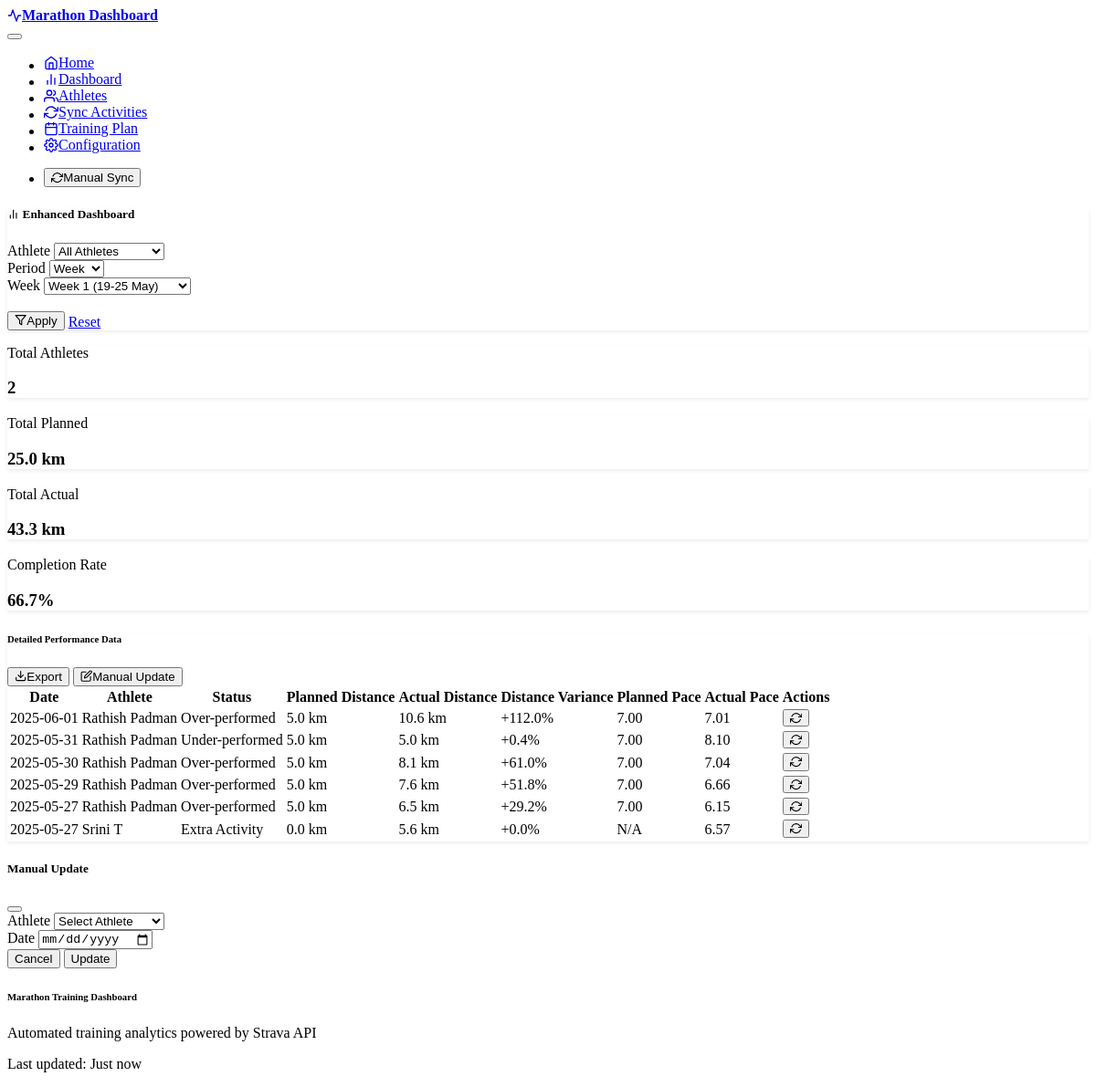
/dashboard, run on the app's committed database.
### models.py (models this page shows)
class DailySummary(db.Model):
    id = db.Column(db.Integer, primary_key=True)
    athlete_id = db.Column(db.Integer,
                           db.ForeignKey('athlete.id'),
                           nullable=False)
    summary_date = db.Column(db.DateTime, nullable=False)
    actual_distance_km = db.Column(db.Float, nullable=True)
    planned_distance_km = db.Column(db.Float, nullable=True)
    actual_pace_min_per_km = db.Column(db.Float, nullable=True)
    planned_pace_min_per_km = db.Column(db.Float, nullable=True)
    distance_variance_percent = db.Column(db.Float, nullable=True)
    pace_variance_percent = db.Column(db.Float, nullable=True)
    status = db.Column(db.String(50),
                       nullable=True)  # On Track, Under-performed, etc.
    notes = db.Column(db.Text, nullable=True)
    created_at = db.Column(db.DateTime, default=datetime.utcnow)
    __table_args__ = (
        UniqueConstraint('athlete_id', 'summary_date', name='uq_daily_summary_athlete_date'),
        db.Index('idx_daily_summary_date', 'summary_date'),
        db.Index('idx_daily_summary_athlete', 'athlete_id'),
        db.Index('idx_daily_summary_status', 'status')
    )
    __table_args__ = (UniqueConstraint('athlete_id', 'summary_date', name='uq_daily_summary_athlete_date'),)

class Athlete(db.Model):
    id = db.Column(db.Integer, primary_key=True)
    name = db.Column(db.String(100), nullable=False)
    strava_athlete_id = db.Column(db.Integer, unique=True, nullable=True)
    refresh_token = db.Column(db.String(255), nullable=True)
    access_token = db.Column(db.String(255), nullable=True)
    token_expires_at = db.Column(db.DateTime, nullable=True)
    is_active = db.Column(db.Boolean, default=True)
    created_at = db.Column(db.DateTime, default=datetime.utcnow)
    activities = db.relationship('Activity', backref='athlete', lazy=True)
    planned_workouts = db.relationship('PlannedWorkout',
                                       backref='athlete',
                                       lazy=True)
    daily_summaries = db.relationship('DailySummary',
                                      backref='athlete',
                                      lazy=True)

### routes.py (the view, shortened to what this page needs)
@app.route('/dashboard')
def dashboard():
    try:
        athlete_filter = request.args.get('athlete_id', type=int)
        date_filter = request.args.get('date')
        period_filter = request.args.get('period', 'week')  # Default to week view
        activity_filter = request.args.get('activity_type', 'all')
        week_filter = request.args.get('week')
        month_filter = request.args.get('month')
        start_date_filter = request.args.get('start_date')
        end_date_filter = request.args.get('end_date')
        base_date = datetime(2025, 5, 19)  # Week 1 starts May 19
        current_date = datetime.now()
        days_since_base = (current_date.date() - base_date.date()).days
        current_week_num = (days_since_base // 7) + 1
        if period_filter == 'day':
            if start_date_filter:
                target_date = datetime.strptime(start_date_filter, '%Y-%m-%d')
            else:
                target_date = datetime.now().replace(hour=0, minute=0, second=0, microsecond=0)
        elif period_filter == 'week':
            if week_filter:
                week_num = int(week_filter.split('-')[1]) - 1
                target_date = base_date + timedelta(weeks=week_num)
            else:
                target_date = base_date + timedelta(weeks=current_week_num - 1)
                week_filter = f"week-{current_week_num}"
        else:
            target_date = datetime.now().replace(hour=0, minute=0, second=0, microsecond=0)
        all_athletes = db.session.query(Athlete).filter_by(is_active=True).order_by(Athlete.name).all()
        dashboard_data = get_enhanced_dashboard_data(
            target_date, athlete_filter, period_filter, activity_filter,
            start_date_filter, end_date_filter
        )
        dashboard_builder = DashboardBuilder()
        weekly_trends = dashboard_builder.get_weekly_trends(target_date)
        return render_template('dashboard.html',
                               dashboard_data=dashboard_data,
                               weekly_trends=weekly_trends,
                               target_date=target_date,
                               all_athletes=all_athletes,
                               filters={
                                   'athlete_id': athlete_filter,
                                   'date': date_filter,
                                   'period': period_filter,
                                   'activity_type': activity_filter,
                                   'week': week_filter,
                                   'month': month_filter,
                                   'start_date': start_date_filter,
                                   'end_date': end_date_filter
                               })
    except Exception as e:
        logger.error(f"Error loading dashboard: {e}")
        flash(f"Error loading dashboard: {e}", "error")
        return redirect(url_for('index'))

### templates/dashboard.html (shortened to what this page needs)
{% extends "base.html" %}
{% block content %}
<div class="container">
    <div class="row mb-4">
        <div class="col-12">
            <div class="card">
                <div class="card-header">
                    <h5 class="card-title mb-3">
                        <i data-feather="bar-chart-2" class="me-2"></i>
                        Enhanced Dashboard
                    </h5>
                    <form method="GET" class="row g-3">
                        <div class="col-md-3">
                            <label for="athlete_filter" class="form-label">Athlete</label>
                            <select name="athlete_id" id="athlete_filter" class="form-select">
                                <option value="">All Athletes</option>
                            </select>
                        </div>
                        <div class="col-md-2">
                            <label for="period_filter" class="form-label">Period</label>
                            <select name="period" id="period_filter" class="form-select" onchange="toggleDateInputs()">
                                <option value="week" {% if filters.period == 'week' %}selected{% endif %}>Week</option>
                            </select>
                        </div>
                        <div class="col-md-2" id="week_selector_container" style="display: none;">
                            <label for="week_selector" class="form-label">Week</label>
                            <select name="week" id="week_selector" class="form-select">
                                <option value="week-1">Week 1 (19-25 May)</option>
                            </select>
                        </div>
                        <div class="col-md-3">
                            <label class="form-label">&nbsp;</label>
                            <div class="d-flex gap-2">
                                <button type="submit" class="btn btn-primary">
                                    <i data-feather="filter" class="me-1"></i>Apply
                                </button>
                                <a href="{{ url_for('dashboard') }}" class="btn btn-outline-secondary">Reset</a>
                            </div>
                        </div>
                    </form>
                </div>
            </div>
        </div>
    </div>
    <div class="row mb-4">
        <div class="col-md-3">
            <div class="card bg-primary text-white h-100">
                <div class="card-body">
                    <div class="d-flex justify-content-between">
                        <div>
                            <p class="card-text">Total Athletes</p>
                            <h3 class="mb-0" id="tile-total-athletes">{{ dashboard_data.period_stats.total_athletes }}</h3>
                        </div>
                    </div>
                </div>
            </div>
        </div>
        <div class="col-md-3">
            <div class="card bg-success text-white h-100">
                <div class="card-body">
                    <div class="d-flex justify-content-between">
                        <div>
                            <p class="card-text">Total Planned</p>
                            <h3 class="mb-0" id="tile-total-planned">{{ "%.1f"|format(dashboard_data.period_stats.total_planned) }} km</h3>
                        </div>
                    </div>
                </div>
            </div>
        </div>
        <div class="col-md-3">
            <div class="card bg-info text-white h-100">
                <div class="card-body">
                    <div class="d-flex justify-content-between">
                        <div>
                            <p class="card-text">Total Actual</p>
                            <h3 class="mb-0" id="tile-total-actual">{{ "%.1f"|format(dashboard_data.period_stats.total_actual) }} km</h3>
                        </div>
                    </div>
                </div>
            </div>
        </div>
        <div class="col-md-3">
            <div class="card bg-{{ 'success' if dashboard_data.period_stats.completion_rate >= 80 else 'warning' if dashboard_data.period_stats.completion_rate >= 60 else 'danger' }} text-white h-100">
                <div class="card-body">
                    <div class="d-flex justify-content-between">
                        <div>
                            <p class="card-text">Completion Rate</p>
                            <h3 class="mb-0" id="tile-completion-rate">{{ "%.1f"|format(dashboard_data.period_stats.completion_rate) }}%</h3>
                        </div>
                    </div>
                </div>
            </div>
        </div>
    </div>
    <div class="row mb-4">
        <div class="col-12">
            <div class="card">
                <div class="card-header d-flex justify-content-between align-items-center">
                    <h6 class="mb-0">Detailed Performance Data</h6>
                    <div class="btn-group">
                        <button class="btn btn-sm btn-outline-primary" onclick="exportToCSV()">
                            <i data-feather="download" class="me-1"></i>Export
                        </button>
                        <button class="btn btn-sm btn-primary" onclick="showManualUpdateModal()">
                            <i data-feather="edit" class="me-1"></i>Manual Update
                        </button>
                    </div>
                </div>
                <div class="card-body">
                    {% if dashboard_data.summaries %}
                    <div class="table-responsive">
                        <table class="table table-hover" id="summaryTable">
                            <thead>
                                <tr>
                                    <th>Date</th>
                                    <th>Athlete</th>
                                    <th>Status</th>
                                    <th>Planned Distance</th>
                                    <th>Actual Distance</th>
                                    <th>Distance Variance</th>
                                    <th>Planned Pace</th>
                                    <th>Actual Pace</th>
                                    <th>Actions</th>
                                </tr>
                            </thead>
                            <tbody>
                                {% for summary in dashboard_data.summaries %}
                                <tr>
                                    <td>{{ summary.date.strftime('%Y-%m-%d') }}</td>
                                    <td>{{ summary.athlete_name }}</td>
                                    <td>
                                        {% if summary.status == 'On Track' %}
                                            <span class="badge bg-success">{{ summary.status }}</span>
                                        {% elif summary.status == 'Over-performed' %}
                                            <span class="badge bg-info">{{ summary.status }}</span>
                                        {% elif summary.status == 'Under-performed' %}
                                            <span class="badge bg-warning">{{ summary.status }}</span>
                                        {% elif summary.status == 'Missed Workout' %}
                                            <span class="badge bg-danger">{{ summary.status }}</span>
                                        {% else %}
                                            <span class="badge bg-secondary">{{ summary.status }}</span>
                                        {% endif %}
                                    </td>
                                    <td>{{ "%.1f"|format(summary.planned_distance) }} km</td>
                                    <td>{{ "%.1f"|format(summary.actual_distance) }} km</td>
                                    <td>
                                        <span class="{% if summary.distance_variance >= 0 %}text-success{% else %}text-danger{% endif %}">
                                            {{ "%+.1f"|format(summary.distance_variance) }}%
                                        </span>
                                    </td>
                                    <td>{{ "%.2f"|format(summary.planned_pace) if summary.planned_pace else 'N/A' }}</td>
                                    <td>{{ "%.2f"|format(summary.actual_pace) if summary.actual_pace else 'N/A' }}</td>
                                    <td>
                                        <button class="btn btn-sm btn-outline-primary"
                                                onclick="updateAthlete({{ summary.athlete_id }}, '{{ summary.date.strftime('%Y-%m-%d') }}')">
                                            <i data-feather="refresh-cw"></i>
                                        </button>
                                    </td>
                                </tr>
                                {% endfor %}
                            </tbody>
                        </table>
                    </div>
                    {% else %}
                    <div class="text-center py-4">
                        <i data-feather="inbox" style="width: 3rem; height: 3rem;" class="text-muted mb-3"></i>
                        <p class="text-muted">No data available for the selected filters.</p>
                    </div>
                    {% endif %}
                </div>
            </div>
        </div>
    </div>
</div>
<div class="modal fade" id="manualUpdateModal" tabindex="-1">
    <div class="modal-dialog">
        <div class="modal-content">
            <div class="modal-header">
                <h5 class="modal-title">Manual Update</h5>
                <button type="button" class="btn-close" data-bs-dismiss="modal"></button>
            </div>
            <div class="modal-body">
                <form id="manualUpdateForm">
                    <div class="mb-3">
                        <label for="updateAthlete" class="form-label">Athlete</label>
                        <select class="form-select" id="updateAthlete" required>
                            <option value="">Select Athlete</option>
                        </select>
                    </div>
                    <div class="mb-3">
                        <label for="updateDate" class="form-label">Date</label>
                        <input type="date" class="form-control" id="updateDate" required>
                    </div>
                </form>
            </div>
            <div class="modal-footer">
                <button type="button" class="btn btn-secondary" data-bs-dismiss="modal">Cancel</button>
                <button type="button" class="btn btn-primary" onclick="performManualUpdate()">Update</button>
            </div>
        </div>
    </div>
</div>
{% endblock %}

### data on the page
DailySummary: date "2025-06-01", status "Over-performed", planned_distance "5.0", actual_distance "10.6", distance_variance "+112.0", planned_pace_min_per_km "7.00", actual_pace_min_per_km "7.01"
Athlete: athlete_name "Rathish Padman" "Rathish Padman" "Rathish Padman" "Rathish Padman" "Rathish Padman"
DailySummary: date "2025-05-31", status "Under-performed", planned_distance "5.0", actual_distance "5.0", distance_variance "+0.4", planned_pace_min_per_km "7.00", actual_pace_min_per_km "8.10"
DailySummary: date "2025-05-30", status "Over-performed", planned_distance "5.0", actual_distance "8.1", distance_variance "+61.0", planned_pace_min_per_km "7.00", actual_pace_min_per_km "7.04"
DailySummary: date "2025-05-29", status "Over-performed", planned_distance "5.0", actual_distance "7.6", distance_variance "+51.8", planned_pace_min_per_km "7.00", actual_pace_min_per_km "6.66"
DailySummary: date "2025-05-27", status "Over-performed", planned_distance "5.0", actual_distance "6.5", distance_variance "+29.2", planned_pace_min_per_km "7.00", actual_pace_min_per_km "6.15"
DailySummary: date "2025-05-27", status "Extra Activity", actual_distance "5.6", actual_pace_min_per_km "6.57"
Athlete: athlete_name "Srini T"

### other printed values
{{ dashboard_data.period_stats.total_athletes }} "2"
{{ "%.1f"|format(dashboard_data.period_stats.total_planned) }} "25.0"
{{ "%.1f"|format(dashboard_data.period_stats.total_actual) }} "43.3"
{{ "%.1f"|format(dashboard_data.period_stats.completion_rate) }} "66.7"
{{ "%.1f"|format(summary.planned_distance) }} "0.0"
{{ "%+.1f"|format(summary.distance_variance) }} "+0.0"
{{ "%.2f"|format(summary.planned_pace) if summary.planned_pace else 'N/A' }} "N/A"
